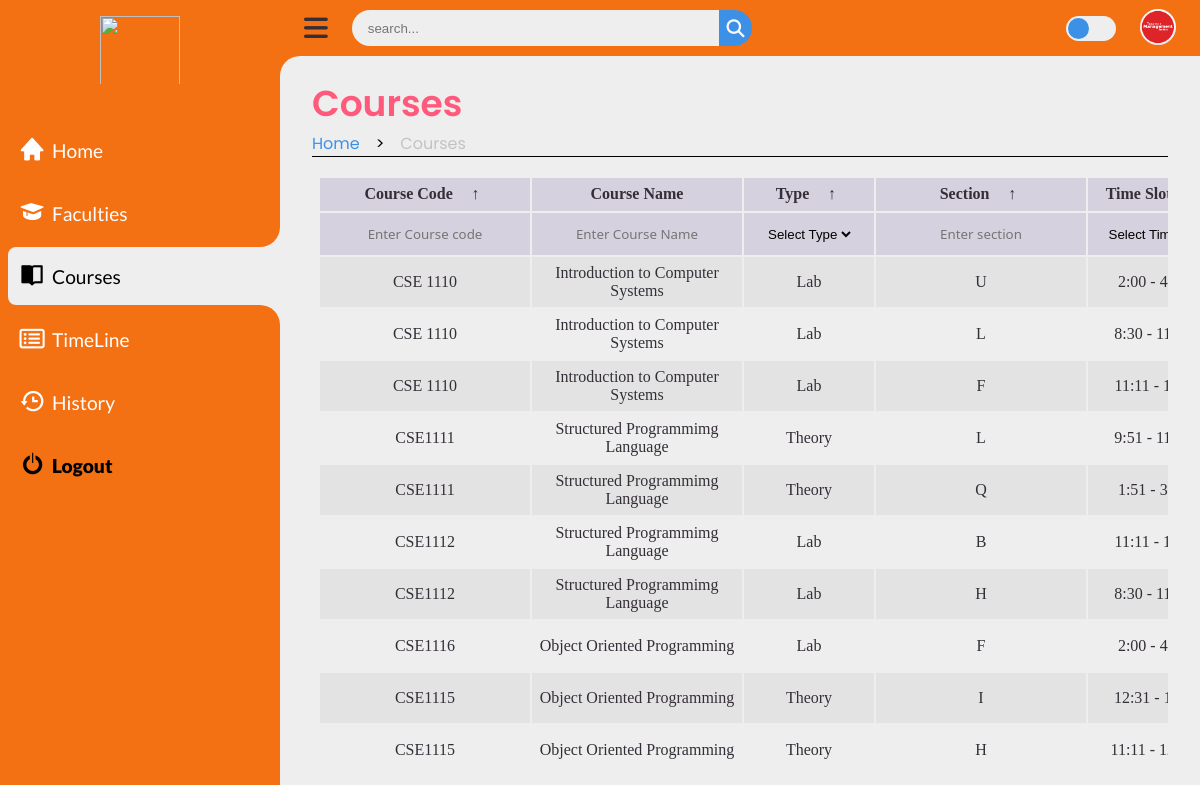
The app's page /course/course.php (signed in) with its own data.
### tables this page shows
CREATE TABLE `accounts` (
  `ac_id` int(2) NOT NULL,
  `username` varchar(35) NOT NULL,
  `useremail` varchar(50) NOT NULL,
  `userpassword` varchar(255) NOT NULL,
  `priority` int(3) NOT NULL,
  `img` varchar(255) NOT NULL
);

CREATE TABLE `course` (
  `c_id` int(2) NOT NULL,
  `c_code` varchar(20) NOT NULL,
  `c_name` varchar(50) NOT NULL,
  `c_type` varchar(10) NOT NULL,
  `c_sec` varchar(5) NOT NULL,
  `c_time` varchar(15) NOT NULL,
  `c_day` varchar(10) NOT NULL,
  `status` int(1) NOT NULL
);

### accounts/fetch_info_BE.php (called while the page is built, shortened)
<?php
    include('/xampp/htdocs/web_Progrmming_project/db_con.php');
    if (isset($_SESSION['ac_id']) && isset($_SESSION['prior'])) {
        $ac_id = $_SESSION['ac_id'];
        $prior = $_SESSION['prior'];
        $sql = "SELECT username, useremail, img FROM accounts WHERE ac_id = $ac_id AND priority = $prior";
        $result = mysqli_query($con, $sql);
            if (mysqli_num_rows($result) == 1) {
                $row = mysqli_fetch_array($result);
                $img = $row['img'];
            } else {
                $_SESSION['red'] = "Warning: Failed to fetch data";
                exit(0);
            }
        } else {
            $_SESSION['red'] = "Warning: Please Login First";
            header("Location: /log_Sign/Login.php");
            exit(0);
    }
?>

### course/fetch_course_BE.php (the view, shortened to what this page needs)
<?php
    include('/xampp/htdocs/web_Progrmming_project/db_con.php');
    if (isset($_SESSION['ac_id']) && isset($_SESSION['prior'])) {
        $sql = "SELECT * FROM course";
        $result = $con->query($sql);
        if ($result->num_rows > 0) {
            while ($row = $result->fetch_assoc()) {
                echo '<tr>' .
                    '<td>' . $row['c_code'] . '</td>' .
                    '<td>' . $row['c_name'] . '</td>' .
                    '<td>' . $row['c_type'] . '</td>' .
                    '<td>' . $row['c_sec'] . '</td>' .
                    '<td>' . $row['c_time'] . '</td>' .
                    '<td>' . $row['c_day'] . '</td>' .
                    '<td></td>' .
                    '<td><p class="status delivered">' . $row['status'] . '</p></td>' .
                    '<td>
                        <button onclick="openModal()">Action</button>
                        <div id="myModal" class="modal">
                            <div class="modal-buttons">
                                <button onclick="editAction()">Edit</button>
                                <button onclick="deleteAction()">Delete</button>
                                <button onclick="viewAction()">View</button>
                            </div>
                        </div>
                        <div id="overlay" class="overlay" onclick="closeModal()"></div>
                    </td>' .
                    '</tr>';
                }
        } else {
            echo '<tr><td colspan="10">No faculty records found</td></tr>';
        }
    } else {
        echo 'Unauthorized access';
    }
?>

### course/course.php (shortened to what this page needs)
<?php
    include('/xampp/htdocs/web_Progrmming_project/accounts/fetch_info_BE.php');
?>
<!DOCTYPE html>
<html lang="en">
    <head>
        <link rel="stylesheet" href="https://cdnjs.cloudflare.com/ajax/libs/font-awesome/6.4.0/css/all.min.css"/>
        <link href='https://unpkg.com/boxicons@2.1.4/css/boxicons.min.css' rel='stylesheet'>
        <link rel="stylesheet" href="https://unicons.iconscout.com/release/v4.0.0/css/line.css">
        <link rel="stylesheet" href="/course/course.css" />
    </head>
    <body>
        <section class="sidebar">
            <a href="#" class="logo">
                <img src="#"/>
            </a>
            <ul class="side-menu top">
                <li>
                <a href="/home/Home.php" class="nav-link">
                    <i style="font-size: 1.7rem;" class='bx bxs-home' ></i>
                    <span class="text">Home</span>
                </a>
                </li>
                <li>
                <a href="/faculty/Faculty.php" class="nav-link">
                    <i style="font-size: 1.7rem;" class='bx bxs-graduation' ></i>
                    <span class="text">Faculties</span>
                </a>
                </li>
                <li class="active">
                <a href="/course/course.php" class="nav-link">
                    <i style="font-size: 1.6rem;" class='bx bxs-book-open'></i>
                    <span class="text">Courses</span>
                </a>
                </li>
                <li>
                <a href="/timeline/timeline.php" class="nav-link">
                    <i style="font-size: 1.4rem;" class="fa-regular fa-rectangle-list"></i>
                    <span class="text">TimeLine</span>
                </a>
                </li>
                <li>
                    <a href="/history/history.php" class="nav-link">
                        <i style="font-size: 1.7rem;" class='bx bx-history' ></i>
                        <span class="text">History</span>
                    </a>
                </li>
                <li>
                <a href="/log_Sign/logout_BE.php" class="logout">
                    <i style="font-size: 1.7rem; font-weight:900;" class='bx bx-power-off' ></i>
                    <span class="text">Logout</span>
                </a>
                </li>
            </ul>
        </section>
        <section class="content">
            <nav class="e">
                <i class="fas fa-bars menu-btn"></i>
                <form action="#">
                    <div class="form-input">
                        <input type="search" placeholder="search..." />
                        <button class="search-btn">
                            <i class="fas fa-search search-icon"></i>
                        </button>
                    </div>
                </form>
                <label for="switch-mode" class="switch-mode"></label>
                <a href="/accounts/account.php" class="profile"><img src="../accounts/<?php echo $img ?>" alt="profile"/></a>
            </nav>
            <main class="table" id="customers_table">
                <div class="head-title">
                    <div class="left">
                        <h1>Courses</h1>
                        <ul class="breadcrumb">
                            <li><a class="active" href="/home/Home.php">Home</a></li>
                            <li>></li>
                            <li><a href="">Courses</a></li>
                        </ul>
                    </div>
                </div>
            <section class="table__body">
                <table>
                    <thead>
                        <tr>
                            <th> Course Code <span class="icon-arrow">&UpArrow;</span></th>
                            <th> Course Name </th>
                            <th> Type <span class="icon-arrow">&UpArrow;</span></th>
                            <th> Section <span class="icon-arrow">&UpArrow;</span></th>
                            <th> Time slot<span class="icon-arrow">&UpArrow;</span></th>
                        </tr>
                    </thead>
                    <tbody>
                        <tr id="first_row">
                            <form method="POST" action="/course/add_course_BE.php">
                                <td>
                                    <input type="text" name="c_code" placeholder="Enter Course code" required>
                                </td>
                                <td>
                                    <input type="text" name="c_name" placeholder="Enter Course Name" required>
                                </td>
                                <td>
                                    <select name="c_type" id="">
                                        <option value="">Select Type</option>
                                    </select>
                                </td>
                                <td>
                                    <input type="text" name="c_sec" placeholder="Enter section" required>
                                </td>
                                <td>
                                    <select name="c_time" id="">
                                        <option value="">Select Time</option>
                                    </select>
                                </td>
                            </form>
                        </tr>
                        <?php
                            include('/xampp/htdocs/web_Progrmming_project/course/fetch_course_BE.php');
                        ?>
                    </tbody>
                </table>
            </section>
        </main>
        </section>
    </body>
</html>

### records on screen
accounts: img (picture)
course: c_code "CSE 1110", c_name "Introduction to Computer Systems", c_type "Lab", c_sec "U", c_time "2:00 -…"
course: c_code "CSE 1110", c_name "Introduction to Computer Systems", c_type "Lab", c_sec "L", c_time "8:30 -…"
course: c_code "CSE 1110", c_name "Introduction to Computer Systems", c_type "Lab", c_sec "F", c_time "11:11 -…"
course: c_code "CSE1111", c_name "Structured Programmimg Language", c_type "Theory", c_sec "L", c_time "9:51 -…"
course: c_code "CSE1111", c_name "Structured Programmimg Language", c_type "Theory", c_sec "Q", c_time "1:51 -…"
course: c_code "CSE1112", c_name "Structured Programmimg Language", c_type "Lab", c_sec "B", c_time "11:11 -…"
course: c_code "CSE1112", c_name "Structured Programmimg Language", c_type "Lab", c_sec "H", c_time "8:30 -…"
course: c_code "CSE1116", c_name "Object Oriented Programming", c_type "Lab", c_sec "F", c_time "2:00 -…"
course: c_code "CSE1115", c_name "Object Oriented Programming", c_type "Theory", c_sec "I", c_time "12:31 -…"
course: c_code "CSE1115", c_name "Object Oriented Programming", c_type "Theory", c_sec "H", c_time "11:11 -…"
